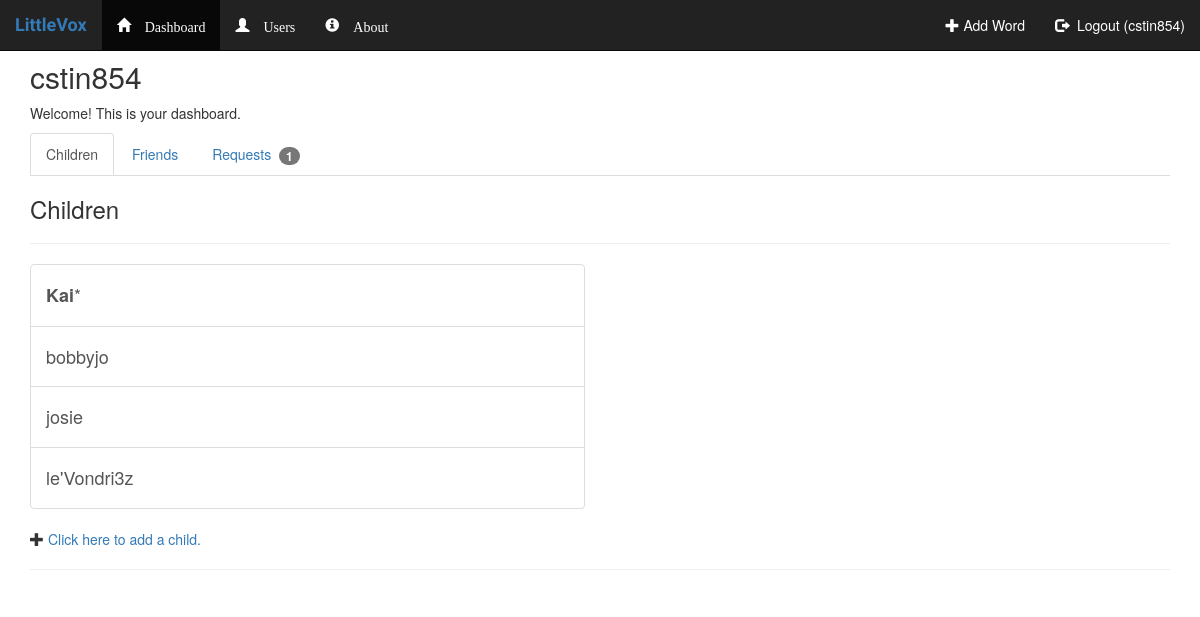
The page /outline/ (signed in) on the database its author committed.
### outline/models.py (models this page shows, shortened)
class Child(models.Model):
    parent_guardian = models.ForeignKey(User, on_delete=models.CASCADE)
    name = models.CharField(max_length=50)
    date_of_birth = models.DateField(default=datetime.date.today)
    is_default = models.BooleanField()

### outline/views.py (the view)
@login_required
def index(request, context=dict()):
    return user_splashpage(request, user=request.user.username, context=context)

### outline/models.py (called while the page is built)
    def is_actionable(self):
        if self.sender == 'admin' or self.recipient.username == 'admin':
            return False
        else:
            return True

### outline/views.py (called while the page is built, shortened)
def errorDecorator(original_function):
    def wrapper(request, **kwargs):
        if 'user' in kwargs:
            obj = kwargs.get('user')
        elif 'recipient' in kwargs:
            obj = kwargs.get('recipient')
        elif 'childid' in kwargs:
            obj = kwargs.get('childid')
        elif 'user_to_unblock' in kwargs:
            obj = kwargs.get('user_to_unblock')
        elif 'wordid' in kwargs:
            obj = kwargs.get('wordid')
        else:
            obj = False
        context = kwargs.get('context', dict())
        if obj != False:
            return original_function(request,obj,context)
        else:
            return original_function(request,context)
    return wrapper

### outline/templates/outline/dashboard.html (shortened to what this page needs)
{% extends 'outline/base.html' %}
{% block body %}
<div class="container">
    <h2>{{ user }}</h2>
    <p>{{ dashboard_header }}</p>
    <ul class="nav nav-tabs">
        <li class="active"><a data-toggle="tab" href="#menu1">Children</a></li>
        <li><a data-toggle="tab" href="#home">Friends</a></li>
        <li>
            <a data-toggle="tab" href="#messages">
                Requests&nbsp;
                <span class="badge">
                    {% if number_of_messages %}
                    {{ number_of_messages }}
                    {% endif %}
                </span>
            </a>
        </li>
    </ul>
    <div class="tab-content">
        <div id="menu1" class="tab-pane fade in active">
            <h3>Children</h3>
            <hr>
            {% include 'outline/snippets/child_list.html' %}<hr>
        </div>
    </div>
</div>
{% endblock %}

### outline/templates/outline/base.html (shortened to what this page needs)
<!DOCTYPE html>
<html lang="en">
<head>
    <link rel="stylesheet" href="https://maxcdn.bootstrapcdn.com/bootstrap/3.3.7/css/bootstrap.min.css">
    {% load staticfiles %}
</head>
<body>
<nav class="navbar navbar-inverse  navbar-fixed-top">
    <div class="container-fluid">
        <div class="navbar-header">
            <a class="navbar-brand" href="{% url 'outline:index' %}" style="font-family: 'Righteous', serif;
                color: #337AB7;">
                <strong>LittleVox</strong>
            </a>
        </div>
        <div class="collapse navbar-collapse" id="myNavbar">
            <ul class="nav navbar-nav">
                <li class="{% if dashboard_active %}active{% endif %}">
                    <a href="
                            {% if request.user.username %}/outline/user/{{ request.user.username }}/
                            {% else %}{% url 'outline:index' %}
                            {% endif %}" style="color: #FFFFFF;">
                        <span class="glyphicon glyphicon-home" aria-hidden="True">&nbsp;Dashboard</span>
                    </a>
                </li>
                <li class="{% if users_active %}active{% endif %}">
                    <a href="{% url 'outline:users' %}" style="color: #FFFFFF;">
                        <span class="glyphicon glyphicon-user" aria-hidden="True">&nbsp;Users</span>
                    </a>
                </li>
                <li class="{% if about_active %}active{% endif %}">
                    <a href="#" style="color: #FFFFFF;">
                        <span class="glyphicon glyphicon-info-sign" aria-hidden="True">&nbsp;About</span>
                    </a>
                </li>
            </ul>
            <ul class="nav navbar-nav navbar-right">
                <li class="{% if addword_active %}active{% endif %}">
                    <a href="/outline/addword/" style="color: #FFFFFF;"><span class="glyphicon glyphicon-plus"></span>&nbsp;Add Word</a>
                </li>
                {% if request.user.username %}
                <li class="{% if loginout_active %}active{% endif %}">
                    <a href="{% url 'outline:logout' %}" style="color: #FFFFFF;"><span
                            class="glyphicon glyphicon-log-out"></span>
                        &nbsp;Logout ({{ request.user.username }})
                    </a>
                </li>
                {% else %}
                <li class="{% if loginout_active %}active{% endif %}">
                    <a href="{% url 'outline:login_view' %}" style="color: #FFFFFF;">
                        <span class="glyphicon glyphicon-log-in"></span>&nbsp;Login
                    </a>
                </li>
                {% endif %}
            </ul>
        </div>
    </div>
</nav>
<br><br>
{% block body %}
{% endblock %}
</body>
</html>

### outline/templates/outline/snippets/child_list.html
<div class="row">
<div class="col-md-6">
{% if child_list %}
    <div class="list-group">
        {% for child in child_list %}
            {% if child.is_default %}
            <a href="/outline/child/{{ child.id }}/" class="list-group-item">
                <h4><strong>{{child.name}}</strong>*</h4>
            </a>
            {% endif %}
        {% endfor %}
        {% for child in child_list %}
            {% if child.is_default %}
            {% else %}
            <a href="/outline/child/{{ child.id }}/" class="list-group-item">
                <h4>{{ child.name }}</h4>
            </a>
            {% endif %}
        {% endfor %}
    </div>
{% else %}
    <h4>No children added.</h4>
{% endif %}
</div><div class="col-md-6"></div>
</div>
<span class="glyphicon glyphicon-plus"></span>
<a href="{% url 'outline:addchild' %}">Click here to add a child.</a><br>

### rows shown on the page
Child: name "Kai"
Child: name "bobbyjo"
Child: name "josie"
Child: name "le'Vondri3z"

### other values the page prints
{{ request.user.username }} "cstin854"
{{ user }} "cstin854"
{{ dashboard_header }} "Welcome! This is your dashboard."
{{ number_of_messages }} "1"
